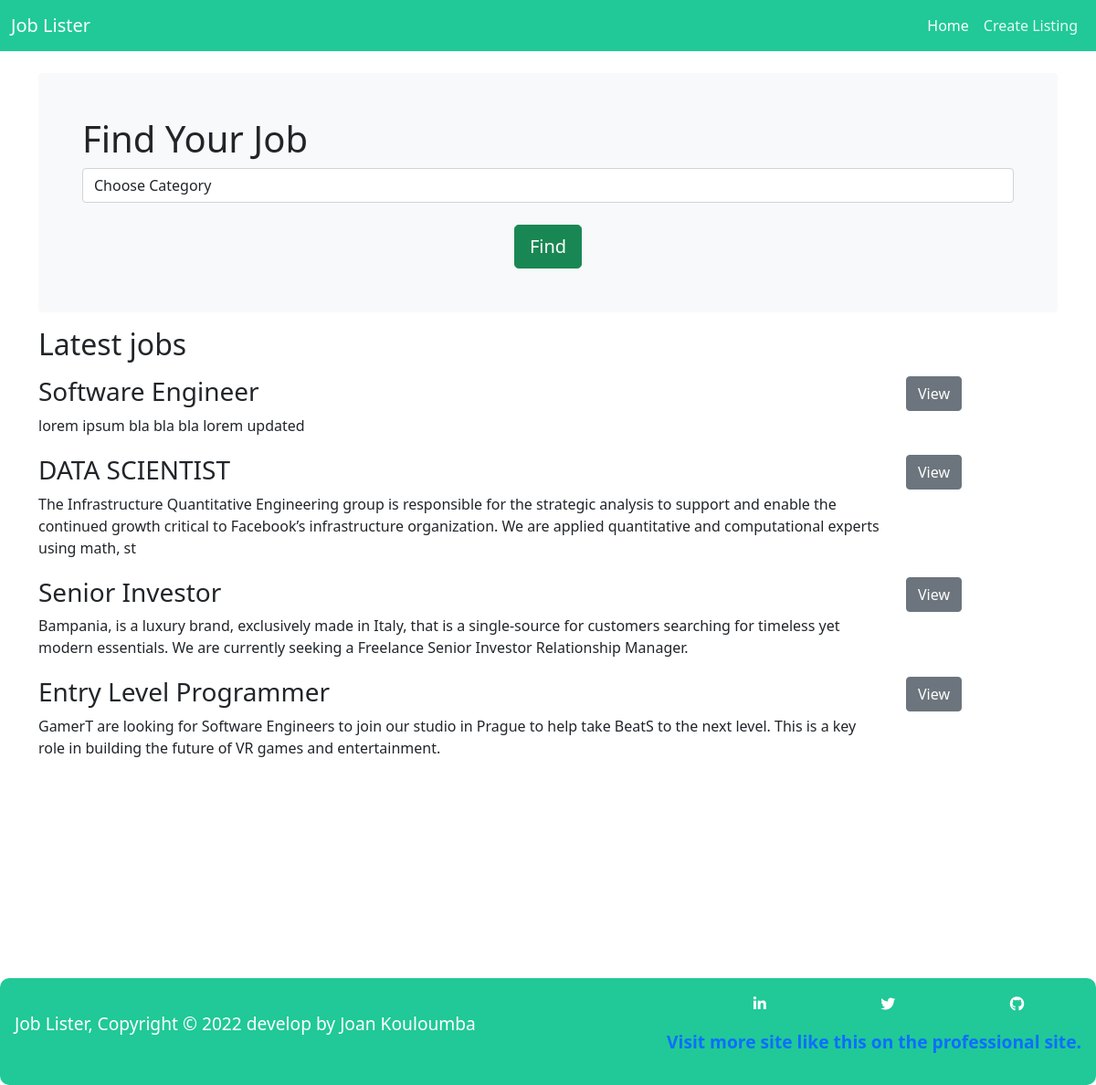
The page / on the database its author committed.
### tables this page shows
CREATE TABLE `jobs` (
  `id` int(11) NOT NULL,
  `category_id` int(11) NOT NULL,
  `company` varchar(255) NOT NULL,
  `job_title` varchar(255) NOT NULL,
  `description` varchar(255) NOT NULL,
  `salary` varchar(255) NOT NULL,
  `location` varchar(255) NOT NULL,
  `contact_user` varchar(255) NOT NULL,
  `contact_email` varchar(255) NOT NULL,
  `post_date` timestamp NOT NULL DEFAULT current_timestamp()
);

### lib/Template.php (called while the page is built, shortened)
<?php
class Template
{
    protected $template;
    public function __construct($template)
    {
        $this->template = $template;
    }
    public function __toString()
    {
        include basename($this->template);
        return ob_get_clean();
    }
}

### lib/Database.php (called while the page is built, shortened)
<?php
class Database
{
    private $host = DB_HOST;
    private $user = DB_USER;
    private $pass = DB_PASS;
    private $dbname = DB_NAME;
    private $dbh;
    private $stmt;
    private $charset = "utf8mb4";
    public function __construct()
    {
        $dsn = "mysql:host=" . $this->host . ";dbname=". $this->dbname . ";charset=". $this->charset;
        $options = array(
            PDO::ATTR_PERSISTENT=> true,
            PDO::ATTR_ERRMODE => PDO::ERRMODE_EXCEPTION
        );
        try{
            $this->dbh = new PDO($dsn, $this->user, $this->pass, $options);
        } catch(PDOException $e){
            $this->error = $e->getMessage();
        }
    }
    public function query($query)
    {
        $this->stmt = $this->dbh->prepare($query);
    }
    public function execute()
    {
        return $this->stmt->execute();
    }
    public function resultSet()
    {
        $this->execute();
        return $this->stmt->fetchAll(PDO::FETCH_OBJ);
    }
}

### lib/Job.php (called while the page is built, shortened)
<?php
class Job
{
    private $db;
    public function __construct()
    {
        $this->db = new Database;
    }
    public function getAllJobs()
    {
        $this->db->query('SELECT jobs.*, categories.name AS cname
                    FROM jobs
                    INNER JOIN categories
                    ON jobs.category_id = categories.id
                    ORDER BY post_date DESC
                    ');
        $results = $this->db->resultSet();
        return $results;
    }
    public function getCategories()
    {
        $this->db->query("SELECT * FROM categories");
        $results = $this->db->resultSet();
        return $results;
    }
}

### templates/frontpage.php (the view, shortened to what this page needs)
<?php include 'inc/header.php'; ?>
<main class="container">
    <div class="bg-light p-5 rounded">
        <h1>Find Your Job</h1>
        <form action="index.php" method="GET">
            <select name="category" class="form-control">
                <option value="0">Choose Category</option>
            </select>
            <br>
            <div class="text-center">
                <input type="submit" class="btn btn-lg btn-success" value="Find">
            </div>
        </form>
    </div>
    <div class="jobList">
        <h2 class="my-3"><?php echo $title; ?></h2>
        <?php foreach($jobs as $job): ?>
        <div class="row mt-1">
            <div class="col-md-10">
                <h3><?php echo $job->job_title ?></h3>
                <p><?php echo $job->description ?></p>
            </div>
            <div class="col-md-2">
                <a class="btn btn-secondary" href="job.php?id=<?php echo $job->id; ?>">View</a>
            </div>
        </div>
        <?php endforeach; ?>
    </div>
</main>
<?php include 'inc/footer.php'; ?>

### css/style.css (style rules this page uses)
:root { --bs-blue: #0d6efd; --bs-indigo: #6610f2; --bs-purple: #6f42c1; --bs-pink: #d63384; --bs-red: #dc3545; --bs-orange: #fd7e14; --bs-yellow: #ffc107; --bs-green: #198754; --bs-teal: #20c997; --bs-cyan: #0dcaf0; --bs-white: #fff; --bs-gray: #6c757d; --bs-gray-dark: #343a40; --bs-primary: #0d6efd; --bs-secondary: #6c757d; --bs-success: #198754; --bs-info: #0dcaf0; --bs-warning: #ffc107; --bs-danger: #dc3545; --bs-light: #f8f9fa; --bs-dark: #212529; --bs-font-sans-serif: system-ui, -apple-system, "Segoe UI", Roboto, "Helvetica Neue", Arial, "Noto Sans", "Liberation Sans", sans-serif, "Apple Color Emoji", "Segoe UI Emoji", "Segoe UI Symbol", "Noto Color Emoji"; --bs-font-monospace: SFMono-Regular, Menlo, Monaco, Consolas, "Liberation Mono", "Courier New", monospace; --bs-gradient: linear-gradient( 180deg, rgba(255, 255, 255, 0.15), rgba(255, 255, 255, 0) ); }
.rounded { border-radius: 0.25rem !important; }
.bg-light { background-color: #f8f9fa !important; }
.p-5 { margin-top: 5rem; padding: 3rem !important; }
body { margin: 0; font-family: var(--bs-font-sans-serif); font-size: 1rem; font-weight: 400; line-height: 1.5; color: #212529; background-color: #fff; -webkit-text-size-adjust: 100%; -webkit-tap-highlight-color: transparent; }
.jobList { margin-bottom: 14rem; }

### rows shown on the page
jobs: job_title "Software Engineer", description "lorem ipsum bla bla bla lorem updated"
jobs: job_title "DATA SCIENTIST", description "The Infrastructure Quantitative Engineering group is responsible for the strategic analysis to support and enable the continued growth critical to Facebook’s infrastructure organization. We are applied quantitative and computational experts using math, st"
jobs: job_title "Senior Investor", description "Bampania, is a luxury brand, exclusively made in Italy, that is a single-source for customers searching for timeless yet modern essentials. We are currently seeking a Freelance Senior Investor Relationship Manager."
jobs: job_title "Entry Level Programmer", description "GamerT are looking for Software Engineers to join our studio in Prague to help take BeatS to the next level. This is a key role in building the future of VR games and entertainment."

### other values the page prints
SITE_TITLE "Job Lister"
$title "Latest jobs"
